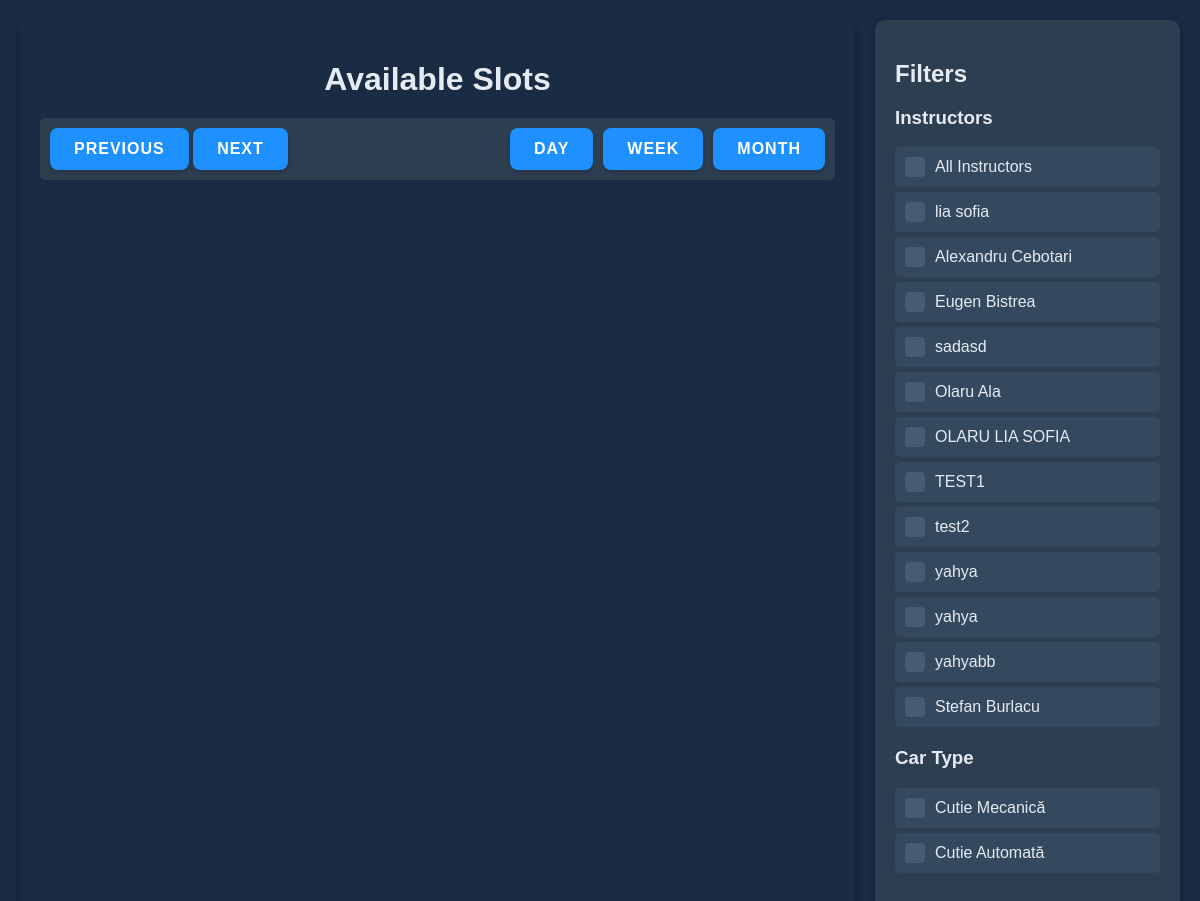
The page /bookings/ on the database its author committed.
### instructors/models.py (models this page shows, shortened)
class Instructor(models.Model):
    user = models.OneToOneField(CustomUser, on_delete=models.CASCADE)
    name = models.CharField(max_length=100)
    profile_picture = models.ImageField(upload_to='instructor_profiles/', blank=True, null=True)

### bookings/views.py (the view, shortened to what this page needs)
# urls.py: path('', calendar_view, name='calendar'),
def calendar_view(request):
    instructors = Instructor.objects.all()
    available_slots = TimeSlot.objects.filter(is_booked=False).values(
        'id', 'date', 'start_time', 'end_time', 'car_type', 'instructor__name'
    )
    available_slots = [
        {
            'id': slot['id'],
            'date': slot['date'].isoformat(),
            'start_time': slot['start_time'].strftime('%H:%M'),
            'end_time': slot['end_time'].strftime('%H:%M'),
            'car_type': slot['car_type'],
            'instructor_name': slot['instructor__name'],
        }
        for slot in available_slots
    ]
    return render(request, 'bookings/calendar.html', {
        'instructors': instructors,
        'available_slots': available_slots,
    })

### bookings/templates/bookings/calendar.html (shortened to what this page needs)
<!DOCTYPE html>
<html lang="en">
<head>
</head>
<body>
    <div class="container">
        <div class="calendar">
            <h1>Available Slots</h1>
            <div class="header-controls">
                <div>
                    <button id="prev">Previous</button>
                    <button id="next">Next</button>
                </div>
                <div class="view-buttons">
                    <button id="dayView">Day</button>
                    <button id="weekView">Week</button>
                    <button id="monthView">Month</button>
                </div>
            </div>
        </div>
        <div class="filter-column">
            <h2>Filters</h2>
            <div class="filter-section">
                <h3>Instructors</h3>
                <label class="filter-label">
                    <span></span>
                    All Instructors
                </label>
                {% for instructor in instructors %}
                    <label class="filter-label">
                        <span></span>
                        {{ instructor.name }}
                    </label>
                {% endfor %}
            </div>
            <div class="filter-section">
                <h3>Car Type</h3>
                <label class="filter-label">
                    <span></span>
                    Cutie Mecanică
                </label>
                <label class="filter-label">
                    <span></span>
                    Cutie Automată
                </label>
            </div>
        </div>
    </div>
</body>
</html>

### bookings/templates/bookings/calendar.html (style rules this page uses)
body { font-family: 'Arial', sans-serif; background-color: #1a2b44; margin: 0; padding: 20px; color: #e6ebf3; display: flex; min-height: 100vh; }
.container { display: flex; flex: 1; gap: 20px; }
.calendar { flex: 3; background: transparent; padding: 20px; border-radius: 10px; box-shadow: 0 4px 8px rgba(0, 0, 0, 0.3); overflow-x: auto; }
.filter-column { flex: 1; background: #2c3e50; padding: 20px; border-radius: 10px; box-shadow: 0 4px 8px rgba(0, 0, 0, 0.3); }
h1 { color: #e6ebf3; font-size: 2em; text-align: center; margin-bottom: 20px; }
.header-controls { display: flex; justify-content: space-between; align-items: center; margin-bottom: 20px; background: #2c3e50; padding: 10px; border-radius: 5px; }
.view-buttons { display: flex; gap: 10px; }
.filter-column h2 { font-size: 1.5em; margin-bottom: 15px; }
.filter-section { margin-bottom: 20px; }
.filter-label { display: flex; align-items: center; padding: 10px; background-color: #34495e; border-radius: 5px; margin: 5px 0; cursor: pointer; transition: background-color 0.3s ease; }
.filter-checkbox + span { display: inline-block; width: 20px; height: 20px; background-color: #465c71; border-radius: 4px; margin-right: 10px; position: relative; transition: background-color 0.3s ease; }
button { padding: 12px 24px; background-color: #1e90ff; color: #fff; border: none; border-radius: 8px; cursor: pointer; font-size: 1em; font-weight: 600; text-transform: uppercase; letter-spacing: 1px; transition: all 0.3s ease; box-shadow: 0 2px 4px rgba(0, 0, 0, 0.2); }

### rows shown on the page
Instructor: name "lia sofia"
Instructor: name "Alexandru Cebotari"
Instructor: name "Eugen Bistrea"
Instructor: name "sadasd"
Instructor: name "Olaru Ala"
Instructor: name "OLARU LIA SOFIA"
Instructor: name "TEST1"
Instructor: name "test2"
Instructor: name "yahya"
Instructor: name "yahya"
Instructor: name "yahyabb"
Instructor: name "Stefan Burlacu"
